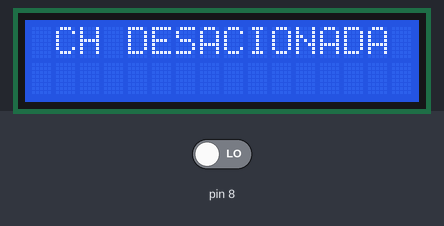
This sketch was run on a simulated Arduino Uno, built with avr-gcc and run on an emulated ATmega328P. On the bench: 16×2 character LCD. The test bench sets the inputs (shaded band); at power-on: pin 8 LOW.

Above: at 1.2 s.
1.3 s: pin 8 driven HIGH
At 2.0 s:
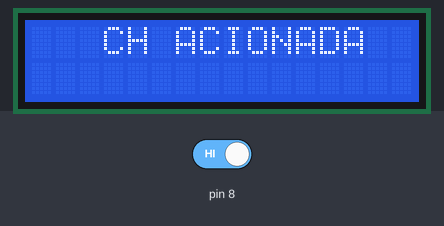
4.3 s: pin 8 driven LOW
At 5.6 s:
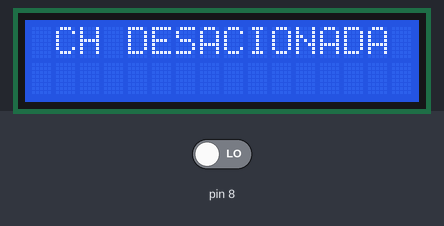
7.3 s: pin 8 driven HIGH
At 8.5 s:
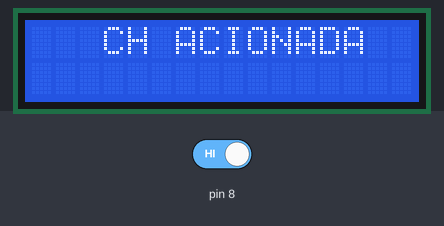
10.3 s: pin 8 driven LOW
At 11.0 s:
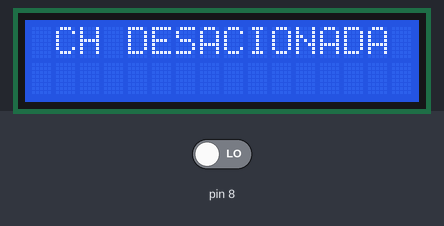
13.3 s: pin 8 driven HIGH
At 13.8 s:
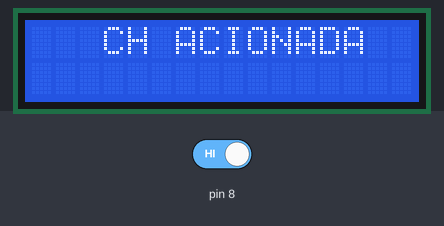
16.3 s: pin 8 driven LOW
At 17.5 s:
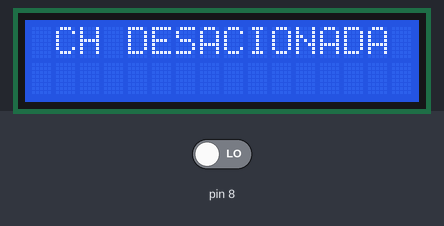
Timing chart, 0 to 19.3 s (numbered marks = the images above; inputs shaded):
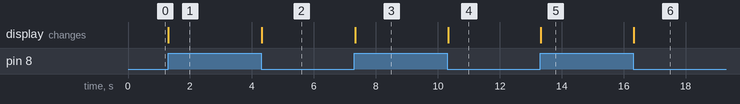

Measured:
- after the input at 1.3 s, the display: changes at once (image 1)
- after the input at 4.3 s, the display: changes at once (image 2)
- after the input at 7.3 s, the display: changes at once (image 3)
- after the input at 10.3 s, the display: changes at once (image 4)
- after the input at 13.3 s, the display: changes at once (image 5)
- after the input at 16.3 s, the display: changes at once (image 6)

The sketch:

Ex_5.ino
```cpp
   #define tempo 200
   #include <LiquidCrystal.h>
   LiquidCrystal lcd (7,6,5,4,3,2);

   bool botao;

void setup() {

  pinMode(8, INPUT);
  lcd.begin(16,2);

}

void loop() {

   botao=digitalRead(8);

   if(botao==1)
     {
      lcd.clear();
      lcd.setCursor(3,0);
      lcd.print("CH ACIONADA");
     }
     else
     {
      lcd.clear();
      lcd.setCursor(1,0);
      lcd.print("CH DESACIONADA");
     }

}
```
